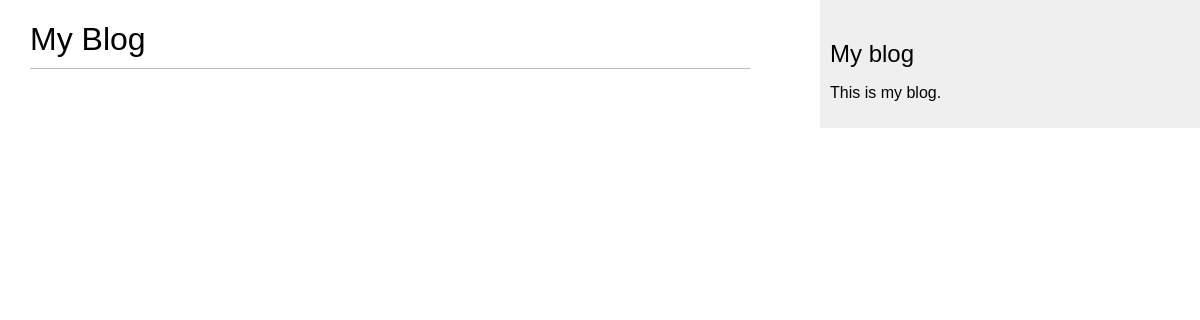
The page /blog/ on the database as committed earlier.
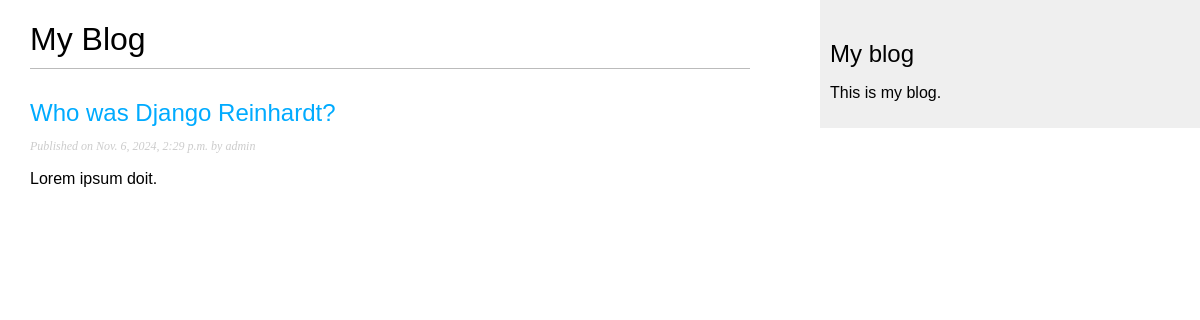
The same page on the database as committed later.
### blog/models.py (models this page shows, shortened)
class Post(models.Model):
    class Status(models.TextChoices):
        DRAFT = 'DF', 'Draft'
        PUBLISHED = 'PB', 'Published'
    title = models.CharField(max_length=250)
    slug = models.SlugField(
        max_length=250,
        unique_for_date='publish'
    )
    author = models.ForeignKey(
        settings.AUTH_USER_MODEL,
        on_delete=models.CASCADE,
        related_name='blog_posts'
    )
    body = models.TextField()
    publish = models.DateTimeField(default=timezone.now)
    created = models.DateTimeField(auto_now_add=True)
    updated = models.DateTimeField(auto_now=True)
    status = models.CharField(
        max_length=2,
        choices=Status,
        default=Status.DRAFT
    )
    objects = models.Manager() # The default manager.
    published = PublishedManager() # Our custom manager.
    class Meta:
        ordering = ['-publish']
        indexes = [
            models.Index(fields=['-publish']),
        ]
    def get_absolute_url(self):
        return reverse(
            'blog:post_detail',
            args=[
                self.publish.year,
                self.publish.month,
                self.publish.day,
                self.slug
            ]
        )

### blog/views.py (the view)
# urls.py: path('', views.post_list, name='post_list'),
def post_list(request):
    posts = Post.published.all()
    return render(
        request,
        'blog/post/list.html',
        {'posts': posts},
    )

### blog/models.py (called while the page is built)
    def get_queryset(self):
        return (
            super().get_queryset().filter(status=Post.Status.PUBLISHED)
        )

### blog/templates/blog/post/list.html (shortened to what this page needs)
{% extends "blog/base.html" %}
{% block content %}
    <h1>My Blog</h1>
    {% for post in posts %}
        <h2>
            <a href="{{ post.get_absolute_url }}">{{ post.title }}</a>
        </h2>
        <p class="date">
            Published on {{ post.publish }}
            by {{ post.author }}
        </p>
        {{ post.body|truncatewords:30|linebreaks }}
    {% endfor %}
{% endblock content %}

Rows that differ between the two databases and show on the page:
now on this page (row edited): Post: title "Who was Django Reinhardt?", publish "Nov. 6, 2024, 2:29 p.m.", author "admin", body "Lorem ipsum doit."
